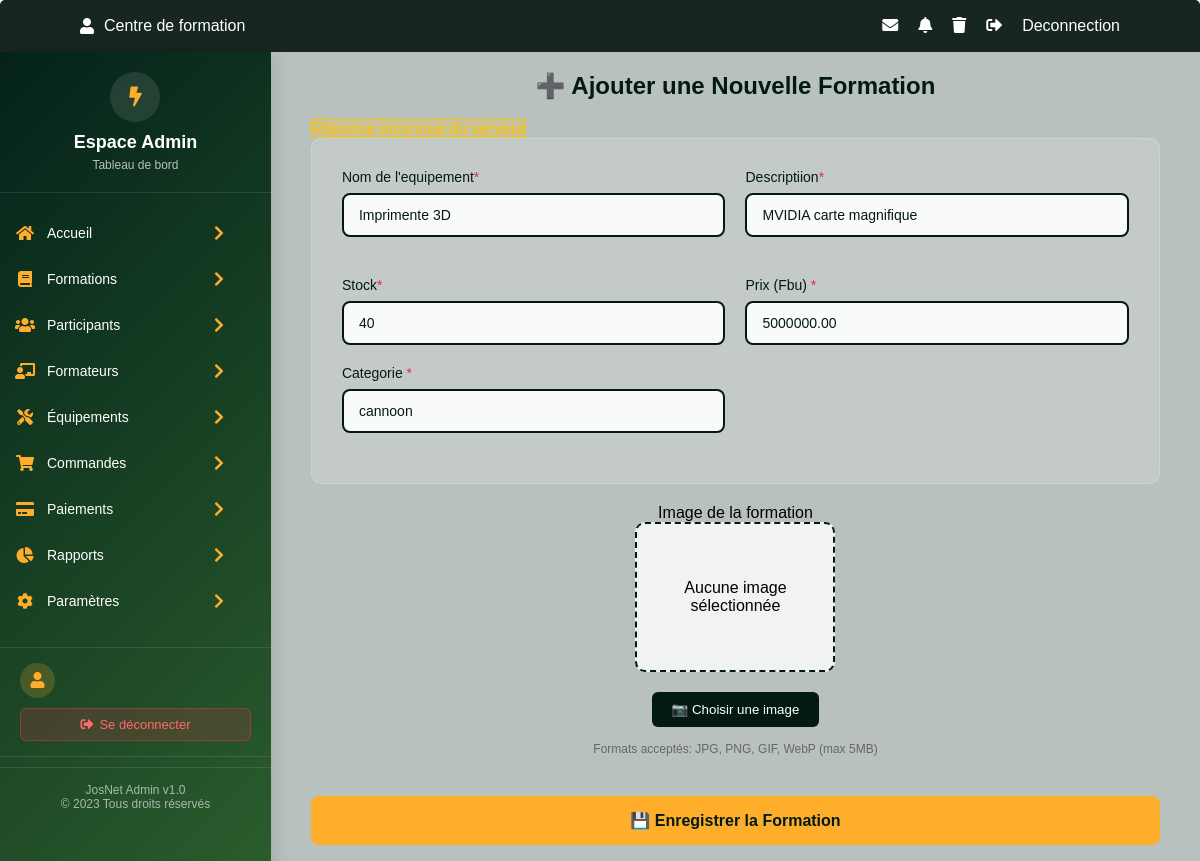
/Admin/AjoutProduit.php?resp=2, run on an earlier commit of the app's database.
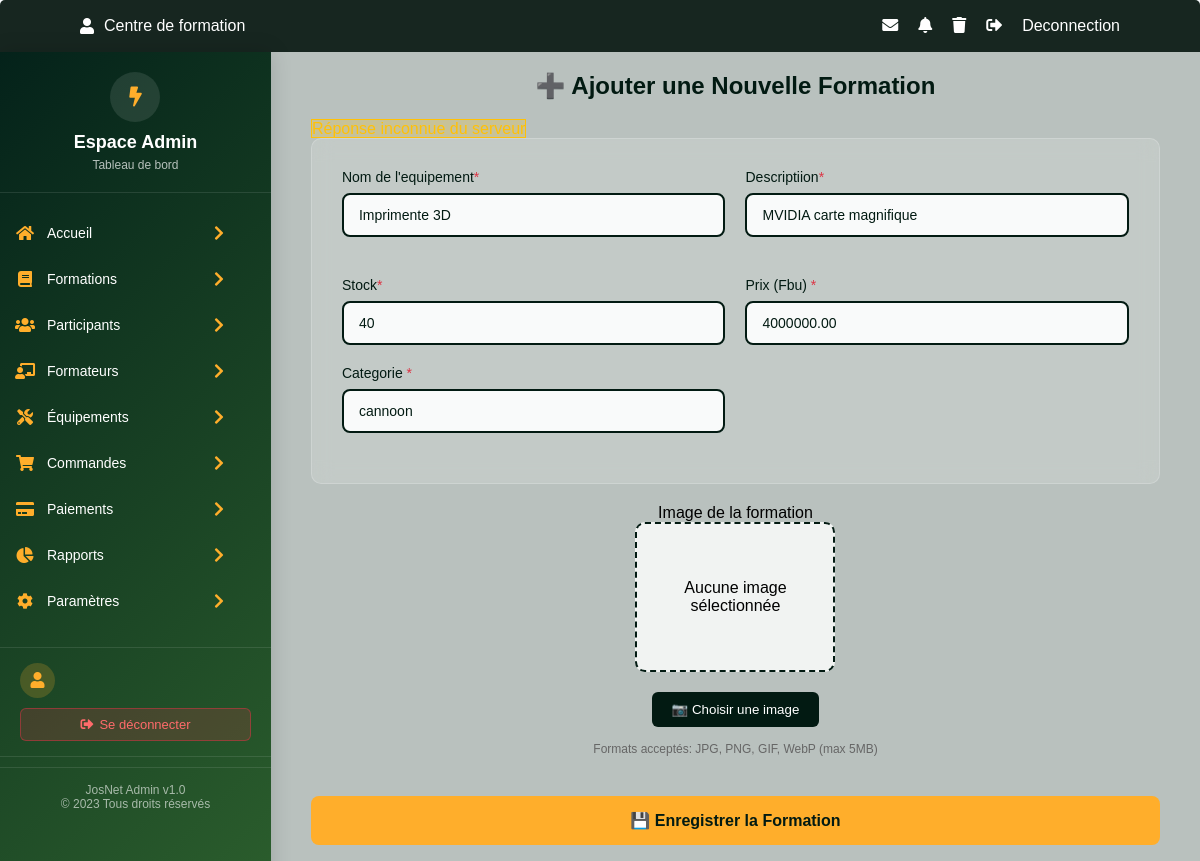
And on a later commit of the database.
### tables this page shows
CREATE TABLE IF NOT EXISTS `produits` (
  `id_produit` int NOT NULL AUTO_INCREMENT,
  `nom` varchar(200) NOT NULL,
  `description` text,
  `prix` decimal(10,2) NOT NULL,
  `stock` int NOT NULL,
  `categorie` varchar(100) DEFAULT NULL,
  `date_ajout` timestamp NULL DEFAULT CURRENT_TIMESTAMP,
  `photo` text NOT NULL,
  PRIMARY KEY (`id_produit`)
);

### modele/produit.php (called while the page is built, shortened)
<?php
class Produit {
    private $nom;
    private $description;
    private $prix;
    private $stock;
    private $categorie;
    public function __construct($nom, $description, $prix, $stock, $categorie, $photo, $date_ajout = null) {
        $this->nom = $nom;
        $this->description = $description;
        $this->prix = $prix;
        $this->stock = $stock;
        $this->categorie = $categorie;
    }
    public function getNom() { return $this->nom; }
    public function getDescription() { return $this->description; }
    public function getPrix() { return $this->prix; }
    public function getStock() { return $this->stock; }
    public function getCategorie() { return $this->categorie; }
}
?>
<?php
include_once('base.php');
class CRUDProduit {
    private $connexion;
    public function __construct() {
        $db = new Database();
        $this->connexion = $db->getConnection();
    }
    public function getProduitById($id) {
        $sql = "SELECT * FROM produits WHERE id_produit = ?";
        $stmt = $this->connexion->prepare($sql);
        $stmt->execute([$id]);
        $row = $stmt->fetch(PDO::FETCH_ASSOC);
        return $row ? $this->hydrate($row) : null;
    }
    private function hydrate($data) {
        $p = new Produit(
            $data['nom'],
            $data['description'],
            $data['prix'],
            $data['stock'],
            $data['categorie'],
            $data['photo'],
            $data['date_ajout']
        );
        $p->setIdProduit($data['id_produit']);
        return $p;
    }
}
?>

### modele/base.php (called while the page is built, shortened)
<?php
class Database {
    private static string $host = "localhost";
    private static string $dbname = "josnet";
    private static string $username = "root";
    private static string $password = "";
    private static ?PDO $conn = null;
    public static function getConnection(): PDO {
        if (self::$conn === null) {
            try {
                self::$conn = new PDO(
                    "mysql:host=" . self::$host . ";dbname=" . self::$dbname . ";charset=utf8",
                    self::$username,
                    self::$password
                );
                self::$conn->setAttribute(PDO::ATTR_ERRMODE, PDO::ERRMODE_EXCEPTION);
                self::$conn->setAttribute(PDO::ATTR_DEFAULT_FETCH_MODE, PDO::FETCH_ASSOC);
            } catch (PDOException $e) {
                die("❌ Erreur de connexion à la base de données : " . $e->getMessage());
            }
        }
        return self::$conn;
    }
}
?>

### controle/controleur_produit.php (called while the page is built, shortened)
<?php
include_once("../modele/produit.php");
class ProduitController {
    private $crudProduit;
    public function __construct() {
        $this->crudProduit = new CRUDProduit();
    }
    public function getProduit(int $id_produit): array {
        try {
            $produit = $this->crudProduit->getProduitById($id_produit);
            if ($produit) {
                return [
                    'success' => true,
                    'data' => $produit
                ];
            } else {
                return [
                    'success' => false,
                    'message' => 'Produit non trouvé'
                ];
            }
        } catch (Exception $e) {
            return [
                'success' => false,
                'message' => 'Erreur: ' . $e->getMessage()
            ];
        }
    }
}

### Admin/ajoutProduit.php (the view, shortened to what the changed rows need)
<!DOCTYPE html>
<html lang="fr">
<head>
    <link rel="stylesheet" href="../vue/font-awesome/css/all.min.css">
    <link rel="stylesheet" href="../vue/styles/stylemenu.css">
    <?php
        include_once('../controle/controleur_produit.php');
        $idProduit = (int) isset($_GET['resp']) ? $_GET['resp'] : 0;
        $ProduitController = new ProduitController();
        $produit = $ProduitController->getProduit($idProduit);
    ?>
</head>
<body>
    <div class="header_dash">
        <div class="cont_dash">
            <?php include_once('header.php'); ?>
            <div class="ail_fle">
                <?php include_once('menu.php'); ?>
                <div class="dashcontainu">
                    <div class="form_container">
                        <h2 class="form_title">➕ Ajouter une Nouvelle Formation</h2>
                        <div class="form_card">
                            <form method="POST" action="../controle/index.php" enctype="multipart/form-data" id="formationForm">
                                <div class="form_row">
                                    <div class="form_group">
                                        <label for="titre">Nom de l'equipement<span class="required">*</span></label>
                                        <input type="text" id="titre" name="nom" value="<?= isset($_GET['resp']) ? $produit['data']->getNom() : '' ?>" required>
                                    </div>
                                    <div class="form_group">
                                        <label for="titre">Descriptiion<span class="required">*</span></label>
                                        <input type="text" id="titre" name="description" value="<?= isset($_GET['resp']) ? $produit['data']->getDescription() : '' ?>" required>
                                    </div>
                                    <div class="form_group">
                                        <label for="titre">Stock<span class="required">*</span></label>
                                        <input type="text" id="titre" name="stock" value="<?= isset($_GET['resp']) ? $produit['data']->getStock() : '' ?>" required>
                                    </div>
                                    <div class="form_group">
                                        <label for="prix">Prix (Fbu) <span class="required">*</span></label>
                                        <input type="number" id="prix" name="prix" step="0.01" min="0" value="<?= isset($_GET['resp']) ? $produit['data']->getPrix() : '' ?>" required>
                                    </div>
                                </div>
                                <div class="form_row">
                                    <div class="form_group">
                                        <label for="duree"> Categorie <span class="required">*</span></label>
                                        <input type="text" id="duree" name="categorie"  value="<?= isset($_GET['resp']) ? $produit['data']->getCategorie() : '' ?>" required>
                                    </div>
                                    </div>
                                </div>
                        </div>
                    </div>
                </div>
            </div>
        </div>
</body>
</html>

What changed in the data, as far as the page shows it:
changed produits "Imprimente 3D": prix "5000000.00" → "4000000.00"
